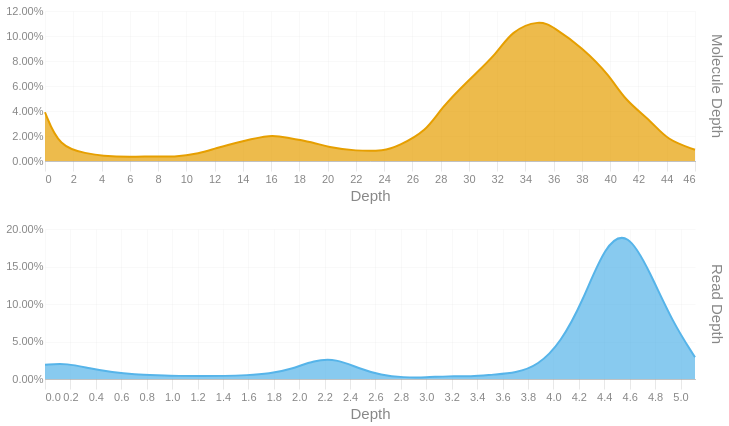

The notebook cell saved with this chart:
### Code cell
readdep = depth_hist(tb['Read Depth'], q99, 3)
readdep['Metric'] = 'Read Depth'
if not SKIPLR:
    moldep = depth_hist(tb['Molecule Depth'], mol_q99, 0)
    moldep['Metric'] = 'Molecule Depth'
    _hist = pd.concat([readdep, moldep])
    _hist= _hist[_hist['Proportion'] != 0]
    with SafeRender(_hist):
        (
            alt.Chart(_hist)        
            .mark_area(interpolate = "basis")
            .encode(
                x=alt.X('Bin:Q').scale(domainMin=0).axis(alt.Axis(title='Depth')),
                y = alt.Y('Proportion:Q', title = None).axis(format = '.2%'),
                color = alt.Color('Metric:N').legend(None),
                row = alt.Row("Metric:N").header(title = None, labelOrient = 'right'),
                tooltip = [
                    alt.Tooltip("Metric:N", title = "Metric"),
                    alt.Tooltip('Interval:N', title = "Depth Interval"),
                    alt.Tooltip('Proportion:Q', title = "% Alignments").format('.2%')
                ]
            )
            .resolve_scale(x='independent', y='independent')
            .properties(
                height = 150, width = 650,
                usermeta={'embedOptions': {'downloadFileName': f'{samplename}.depth.hist'}}
            )
        ).display()
else:
    readdep= readdep[readdep['Proportion'] != 0]
    with SafeRender(readdep):
        (
            alt.Chart(readdep)        
            .mark_area(interpolate = "basis")
            .encode(
                x=alt.X('Bin:Q').scale(domainMin=0).axis(alt.Axis(title='Depth')),
                y = alt.Y('Proportion:Q', title = None).axis(format = '.2%'),
                tooltip = [
                    alt.Tooltip('Interval:N', title = "Depth Interval"),
                    alt.Tooltip('Proportion:Q', title = "% Alignments").format('.2%')
                ]
            )
            .properties(
                usermeta={'embedOptions': {'downloadFileName': f'{samplename}.depth.hist'}}
            )
        ).display()

### Figure 1 — Vega-Lite specification as saved in the notebook (floating-point values rounded to 4 significant figures)
{"width": 650, "height": 150, "config": {"title": {"anchor": "start", "dy": -15, "fontSize": 18, "color": "#888888", "subtitleColor": "#888888", "subtitleFontSize": 14}, "arc": {"fill": "#0072B2"}, "axis": {"domainColor": "#888888", "domainWidth": 0.5, "gridWidth": 0.2, "grid": false, "titleFontWeight": 400, "titleFontSize": 15, "labelFontSize": 11, "labelColor": "#888888", "tickColor": "#888888", "tickWidth": 0.2, "titleColor": "#888888"}, "axisBand": {"grid": false}, "axisX": {"grid": true, "tickSize": 10, "domainCap": "round"}, "axisY": {"domain": false, "grid": true, "tickSize": 0, "domainCap": "round"}, "background": "transparent", "header": {"labelFontSize": 15, "labelColor": "#888888", "titleFontSize": 15, "titleFontWeight": 600, "titleColor": "#888888"}, "legend": {"labelFont": "sans-serif", "labelFontSize": 12, "labelColor": "#888888", "symbolSize": 100, "symbolType": "circle", "titleFontSize": 12, "titlePadding": 10, "titleColor": "#888888", "title": null}, "range": {"category": ["#E69F00", "#56B4E9", "#009E73", "#F0E442", "#0072B2", "#D55E00", "#CC79A7", "#000000"], "diverging": ["#cfe8f3", "#a2d4ec", "#73bfe2", "#46abdb", "#1696d2", "#12719e"]}, "area": {"fill": "#0072B2", "fillOpacity": 0.7, "line": true, "strokeOpacity": 0.7}, "line": {"color": "#0072B2", "stroke": "#0072B2", "strokeWidth": 2}, "trail": {"color": "#0072B2", "stroke": "#0072B2", "strokeWidth": 0, "size": 1}, "point": {"filled": true}, "text": {"color": "#888888", "fontSize": 11, "align": "right", "fontWeight": 400, "size": 11}, "bar": {"fill": "#0072B2", "stroke": null}, "view": {"stroke": null, "continuousWidth": 660, "continuousHeight": 400}}, "data": {"name": "data-a575fca16fde0a39ca781f8affa47c25"}, "mark": {"type": "area", "interpolate": "basis"}, "encoding": {"color": {"field": "Metric", "legend": null, "type": "nominal"}, "row": {"field": "Metric", "header": {"title": null, "labelOrient": "right"}, "type": "nominal"}, "tooltip": [{"field": "Metric", "title": "Metric", "type": "nominal"}, {"field": "Interval", "title": "Depth Interval", "type": "nominal"}, {"field": "Proportion", "format": ".2%", "title": "% Alignments", "type": "quantitative"}], "x": {"axis": {"title": "Depth"}, "field": "Bin", "scale": {"domainMin": 0}, "type": "quantitative"}, "y": {"axis": {"format": ".2%"}, "field": "Proportion", "title": null, "type": "quantitative"}}, "resolve": {"scale": {"x": "independent", "y": "independent"}}, "usermeta": {"embedOptions": {"downloadFileName": "03-3-PD-bead5-DNA1p5-MEB10-10486428-23H72MLT3-L3_trimmed.depth.hist"}}, "$schema": "https://vega.github.io/schema/vega-lite/v6.4.1.json", "datasets": {"data-a575fca16fde0a39ca781f8affa47c25": [{"Bin": 0.0, "Interval": "0.0-0.176", "Proportion": 0.019, "Metric": "Read Depth"}, {"Bin": 0.176, "Interval": "0.176-0.353", "Proportion": 0.021, "Metric": "Read Depth"}, {"Bin": 0.353, "Interval": "0.353-0.529", "Proportion": 0.014, "Metric": "Read Depth"}, {"Bin": 0.529, "Interval": "0.529-0.705", "Proportion": 0.009, "Metric": "Read Depth"}, {"Bin": 0.705, "Interval": "0.705-0.882", "Proportion": 0.006, "Metric": "Read Depth"}, {"Bin": 0.882, "Interval": "0.882-1.058", "Proportion": 0.005, "Metric": "Read Depth"}, {"Bin": 1.058, "Interval": "1.058-1.234", "Proportion": 0.004, "Metric": "Read Depth"}, {"Bin": 1.234, "Interval": "1.234-1.411", "Proportion": 0.004, "Metric": "Read Depth"}, {"Bin": 1.411, "Interval": "1.411-1.587", "Proportion": 0.004, "Metric": "Read Depth"}, {"Bin": 1.587, "Interval": "1.587-1.763", "Proportion": 0.005, "Metric": "Read Depth"}, {"Bin": 1.763, "Interval": "1.763-1.94", "Proportion": 0.007, "Metric": "Read Depth"}, {"Bin": 1.94, "Interval": "1.94-2.116", "Proportion": 0.013, "Metric": "Read Depth"}, {"Bin": 2.116, "Interval": "2.116-2.292", "Proportion": 0.025, "Metric": "Read Depth"}, {"Bin": 2.292, "Interval": "2.292-2.469", "Proportion": 0.027, "Metric": "Read Depth"}, {"Bin": 2.469, "Interval": "2.469-2.645", "Proportion": 0.014, "Metric": "Read Depth"}, {"Bin": 2.645, "Interval": "2.645-2.821", "Proportion": 0.005, "Metric": "Read Depth"}, {"Bin": 2.821, "Interval": "2.821-2.998", "Proportion": 0.002, "Metric": "Read Depth"}, {"Bin": 2.998, "Interval": "2.998-3.174", "Proportion": 0.002, "Metric": "Read Depth"}, {"Bin": 3.174, "Interval": "3.174-3.35", "Proportion": 0.004, "Metric": "Read Depth"}, {"Bin": 3.35, "Interval": "3.35-3.527", "Proportion": 0.003, "Metric": "Read Depth"}, {"Bin": 3.527, "Interval": "3.527-3.703", "Proportion": 0.006, "Metric": "Read Depth"}, {"Bin": 3.703, "Interval": "3.703-3.879", "Proportion": 0.008, "Metric": "Read Depth"}, {"Bin": 3.879, "Interval": "3.879-4.056", "Proportion": 0.018, "Metric": "Read Depth"}, {"Bin": 4.056, "Interval": "4.056-4.232", "Proportion": 0.048, "Metric": "Read Depth"}, {"Bin": 4.232, "Interval": "4.232-4.408", "Proportion": 0.104, "Metric": "Read Depth"}, {"Bin": 4.408, "Interval": "4.408-4.585", "Proportion": 0.18, "Metric": "Read Depth"}, {"Bin": 4.585, "Interval": "4.585-4.761", "Proportion": 0.198, "Metric": "Read Depth"}, {"Bin": 4.761, "Interval": "4.761-4.937", "Proportion": 0.142, "Metric": "Read Depth"}, {"Bin": 4.937, "Interval": "4.937-5.114", "Proportion": 0.076, "Metric": "Read Depth"}, {"Bin": 5.114, "Interval": "5.114-5.29", "Proportion": 0.029, "Metric": "Read Depth"}, {"Bin": 0.0, "Interval": "0-1", "Proportion": 0.039, "Metric": "Molecule Depth"}, {"Bin": 1.0, "Interval": "1-3", "Proportion": 0.011, "Metric": "Molecule Depth"}, {"Bin": 3.0, "Interval": "3-4", "Proportion": 0.006, "Metric": "Molecule Depth"}, {"Bin": 4.0, "Interval": "4-6", "Proportion": 0.004, "Metric": "Molecule Depth"}, {"Bin": 6.0, "Interval": "6-8", "Proportion": 0.003, "Metric": "Molecule Depth"}, {"Bin": 8.0, "Interval": "8-9", "Proportion": 0.004, "Metric": "Molecule Depth"}, {"Bin": 9.0, "Interval": "9-11", "Proportion": 0.003, "Metric": "Molecule Depth"}, {"Bin": 11.0, "Interval": "11-12", "Proportion": 0.006, "Metric": "Molecule Depth"}, {"Bin": 12.0, "Interval": "12-14", "Proportion": 0.01, "Metric": "Molecule Depth"}, {"Bin": 14.0, "Interval": "14-16", "Proportion": 0.016, "Metric": "Molecule Depth"}, {"Bin": 16.0, "Interval": "16-17", "Proportion": 0.021, "Metric": "Molecule Depth"}, {"Bin": 17.0, "Interval": "17-19", "Proportion": 0.019, "Metric": "Molecule Depth"}, {"Bin": 19.0, "Interval": "19-20", "Proportion": 0.015, "Metric": "Molecule Depth"}, {"Bin": 20.0, "Interval": "20-22", "Proportion": 0.011, "Metric": "Molecule Depth"}, {"Bin": 22.0, "Interval": "22-24", "Proportion": 0.008, "Metric": "Molecule Depth"}, {"Bin": 24.0, "Interval": "24-25", "Proportion": 0.008, "Metric": "Molecule Depth"}, {"Bin": 25.0, "Interval": "25-27", "Proportion": 0.012, "Metric": "Molecule Depth"}, {"Bin": 27.0, "Interval": "27-28", "Proportion": 0.024, "Metric": "Molecule Depth"}, {"Bin": 28.0, "Interval": "28-30", "Proportion": 0.042, "Metric": "Molecule Depth"}, {"Bin": 30.0, "Interval": "30-32", "Proportion": 0.065, "Metric": "Molecule Depth"}, {"Bin": 32.0, "Interval": "32-33", "Proportion": 0.086, "Metric": "Molecule Depth"}, {"Bin": 33.0, "Interval": "33-35", "Proportion": 0.104, "Metric": "Molecule Depth"}, {"Bin": 35.0, "Interval": "35-36", "Proportion": 0.113, "Metric": "Molecule Depth"}, {"Bin": 36.0, "Interval": "36-38", "Proportion": 0.107, "Metric": "Molecule Depth"}, {"Bin": 38.0, "Interval": "38-40", "Proportion": 0.091, "Metric": "Molecule Depth"}, {"Bin": 40.0, "Interval": "40-41", "Proportion": 0.068, "Metric": "Molecule Depth"}, {"Bin": 41.0, "Interval": "41-43", "Proportion": 0.049, "Metric": "Molecule Depth"}, {"Bin": 43.0, "Interval": "43-44", "Proportion": 0.031, "Metric": "Molecule Depth"}, {"Bin": 44.0, "Interval": "44-46", "Proportion": 0.017, "Metric": "Molecule Depth"}, {"Bin": 46.0, "Interval": "46-48.1157", "Proportion": 0.009, "Metric": "Molecule Depth"}]}}
